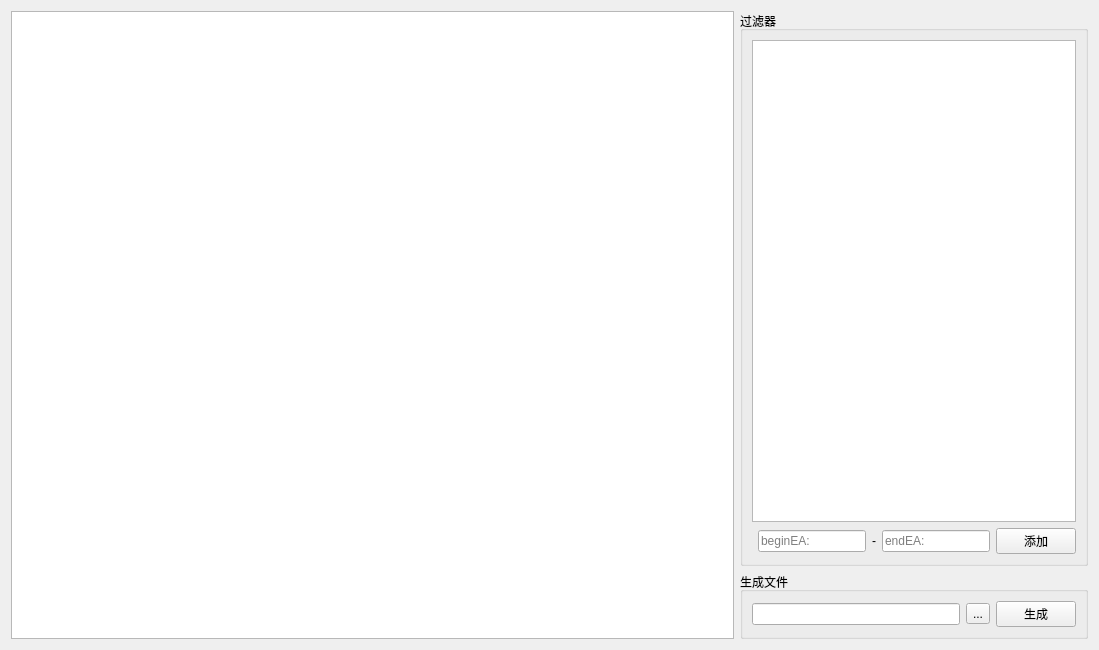
<?xml version="1.0" encoding="UTF-8"?>
<ui version="4.0">
 <class>MainWidget</class>
 <widget class="QWidget" name="MainWidget">
  <property name="geometry">
   <rect>
    <x>0</x>
    <y>0</y>
    <width>1099</width>
    <height>650</height>
   </rect>
  </property>
  <property name="windowTitle">
   <string>Form</string>
  </property>
  <property name="inputMethodHints">
   <set>Qt::ImhUppercaseOnly</set>
  </property>
  <layout class="QGridLayout" name="gridLayout_2">
   <item row="0" column="1">
    <widget class="QGroupBox" name="groupBox">
     <property name="sizePolicy">
      <sizepolicy hsizetype="Preferred" vsizetype="Expanding">
       <horstretch>0</horstretch>
       <verstretch>0</verstretch>
      </sizepolicy>
     </property>
     <property name="title">
      <string>过滤器</string>
     </property>
     <layout class="QGridLayout" name="gridLayout">
      <property name="leftMargin">
       <number>9</number>
      </property>
      <item row="1" column="3">
       <widget class="QLineEdit" name="lineEdit_endEA">
        <property name="sizePolicy">
         <sizepolicy hsizetype="Preferred" vsizetype="Fixed">
          <horstretch>0</horstretch>
          <verstretch>0</verstretch>
         </sizepolicy>
        </property>
        <property name="inputMethodHints">
         <set>Qt::ImhUppercaseOnly</set>
        </property>
        <property name="placeholderText">
         <string>endEA: </string>
        </property>
       </widget>
      </item>
      <item row="0" column="0" colspan="5">
       <widget class="QTableWidget" name="tableWidget_filter">
        <property name="sizePolicy">
         <sizepolicy hsizetype="Preferred" vsizetype="Preferred">
          <horstretch>0</horstretch>
          <verstretch>0</verstretch>
         </sizepolicy>
        </property>
       </widget>
      </item>
      <item row="1" column="2">
       <widget class="QLabel" name="label">
        <property name="text">
         <string>-</string>
        </property>
        <property name="alignment">
         <set>Qt::AlignCenter</set>
        </property>
       </widget>
      </item>
      <item row="1" column="4">
       <widget class="QPushButton" name="pushButton_add">
        <property name="text">
         <string>添加</string>
        </property>
       </widget>
      </item>
      <item row="1" column="1">
       <widget class="QLineEdit" name="lineEdit_beginEA">
        <property name="sizePolicy">
         <sizepolicy hsizetype="Preferred" vsizetype="Fixed">
          <horstretch>0</horstretch>
          <verstretch>0</verstretch>
         </sizepolicy>
        </property>
        <property name="inputMethodHints">
         <set>Qt::ImhUppercaseOnly</set>
        </property>
        <property name="placeholderText">
         <string>beginEA: </string>
        </property>
       </widget>
      </item>
     </layout>
    </widget>
   </item>
   <item row="1" column="1">
    <widget class="QGroupBox" name="groupBox_2">
     <property name="sizePolicy">
      <sizepolicy hsizetype="Preferred" vsizetype="Minimum">
       <horstretch>0</horstretch>
       <verstretch>0</verstretch>
      </sizepolicy>
     </property>
     <property name="title">
      <string>生成文件</string>
     </property>
     <layout class="QHBoxLayout" name="horizontalLayout">
      <item>
       <widget class="QLineEdit" name="lineEdit_targetDir">
        <property name="sizePolicy">
         <sizepolicy hsizetype="Preferred" vsizetype="Fixed">
          <horstretch>0</horstretch>
          <verstretch>0</verstretch>
         </sizepolicy>
        </property>
       </widget>
      </item>
      <item>
       <widget class="QToolButton" name="toolButton_showFileDialog">
        <property name="text">
         <string>...</string>
        </property>
       </widget>
      </item>
      <item>
       <widget class="QPushButton" name="pushButton_generateFiles">
        <property name="sizePolicy">
         <sizepolicy hsizetype="Fixed" vsizetype="Fixed">
          <horstretch>0</horstretch>
          <verstretch>0</verstretch>
         </sizepolicy>
        </property>
        <property name="text">
         <string>生成</string>
        </property>
       </widget>
      </item>
     </layout>
    </widget>
   </item>
   <item row="0" column="0" rowspan="2">
    <widget class="QTextBrowser" name="textBrowser_rtti"/>
   </item>
  </layout>
 </widget>
 <tabstops>
  <tabstop>lineEdit_targetDir</tabstop>
  <tabstop>toolButton_showFileDialog</tabstop>
  <tabstop>pushButton_generateFiles</tabstop>
  <tabstop>lineEdit_beginEA</tabstop>
  <tabstop>lineEdit_endEA</tabstop>
  <tabstop>pushButton_add</tabstop>
  <tabstop>tableWidget_filter</tabstop>
  <tabstop>textBrowser_rtti</tabstop>
 </tabstops>
 <resources/>
 <connections/>
</ui>
